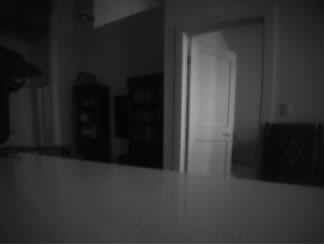
#> input picture real_flight/aideck_logs/packet_test_20260516_084711/frame_001.jpg, 324 x 244 px
$ python marker_detector.py aideck_logs/packet_test_20260516_084711/frame_001.jpg
#> lines starting #> are read from the running program, lines starting #| are printed output that depends on the picture; after the words box and inside, x2 and y2 are one past the last pixel; in counts of white or black regions, pixels touching at a corner belong together
#> in main, gray is the input picture: shape (244, 324); min 3, max 164, mean 49.6
"""Marker detector for the vision-hover "rise-to-level + distance-hold" task.

Detects a plain high-contrast square marker (e.g. a 1x1 inch black square
drawn on white paper) in a grayscale camera frame, via classical CV
(threshold -> contour -> bounding box). No fiducial library, no learned
model -- this is the "teacher" that self-labels captured frames; see
VISION_HOVER_PLAN.md's "Simplified first task" section.

Output is two numbers, matching the task's reduced control problem:
  - vertical_offset_px: marker center's vertical distance from frame center
    (negative = marker above center = drone should rise; positive = below)
  - size_px: the marker's apparent size in pixels (sqrt of bbox area),
    a proxy for distance -- see distance calibration (step 2, Windows-side)
    for the size <-> real-distance mapping.

Usage:
    python3 marker_detector.py --self-test
    python3 marker_detector.py path/to/frame.png
"""

from __future__ import annotations

import argparse
import math
import sys
from dataclasses import dataclass
from typing import Optional

import cv2
import numpy as np


@dataclass
class MarkerDetection:
    found: bool
    center_x: float = 0.0
    center_y: float = 0.0
    vertical_offset_px: float = 0.0
    horizontal_offset_px: float = 0.0
    size_px: float = 0.0
    bbox: Optional[tuple] = None  # (x, y, w, h)


def detect_marker(
    gray: np.ndarray,
    min_area_frac: float = 0.001,
    max_area_frac: float = 0.5,
    min_squareness: float = 0.6,
) -> MarkerDetection:
    """Detect a single high-contrast square marker in a grayscale frame.

    min_squareness: bbox aspect ratio must be within
        [min_squareness, 1/min_squareness] to be considered "square enough".
    """
#> called with min_area_frac = 0.001, max_area_frac = 0.5, min_squareness = 0.6
    if gray.ndim != 2:
        raise ValueError("expected a single-channel grayscale image")

    h, w = gray.shape
#> h = 244; w = 324
    frame_area = h * w
#> frame_area = 79056
    min_area = min_area_frac * frame_area
#> min_area = 79.06
    max_area = max_area_frac * frame_area
#> max_area = 39528

    # Otsu threshold picks the split point automatically; marker is the
    # darker region on a lighter background (or vice versa), so try both
    # polarities and take whichever yields a better candidate.
    _, thresh_dark = cv2.threshold(gray, 0, 255, cv2.THRESH_BINARY_INV + cv2.THRESH_OTSU)
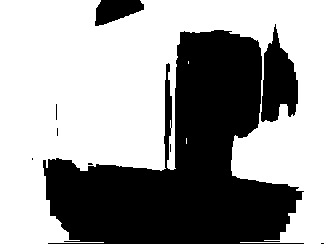
#> thresh_dark: shape (244, 324); 60.1% white; 9 black regions (6 under 20 px), largest, box (x1, y1, x2, y2) and area: (43, 30, 304, 244) 28417, (261, 24, 298, 122) 2240, (95, 0, 144, 26) 853
    _, thresh_light = cv2.threshold(gray, 0, 255, cv2.THRESH_BINARY + cv2.THRESH_OTSU)

    best: Optional[MarkerDetection] = None
    best_area = 0.0

    for thresh in (thresh_dark, thresh_light):
        contours, _ = cv2.findContours(thresh, cv2.RETR_EXTERNAL, cv2.CHAIN_APPROX_SIMPLE)
        for c in contours:
            area = cv2.contourArea(c)
            if area < min_area or area > max_area:
                continue
            x, y, bw, bh = cv2.boundingRect(c)
            if bw == 0 or bh == 0:
                continue
            aspect = bw / bh
            squareness = min(aspect, 1.0 / aspect)
            if squareness < min_squareness:
                continue
            if area <= best_area:
                continue
            best_area = area
            cx = x + bw / 2.0
            cy = y + bh / 2.0
            best = MarkerDetection(
                found=True,
                center_x=cx,
                center_y=cy,
                vertical_offset_px=cy - h / 2.0,
                horizontal_offset_px=cx - w / 2.0,
                size_px=math.sqrt(bw * bh),
                bbox=(x, y, bw, bh),
            )
#> this loop made 2 passes

    return best if best is not None else MarkerDetection(found=False)


# [82 lines left out: functions _make_synthetic_frame, _self_test, not called in this run]


def main() -> int:
    parser = argparse.ArgumentParser(description=__doc__)
    parser.add_argument("image", nargs="?", help="path to a grayscale frame")
    parser.add_argument("--self-test", action="store_true", help="run the synthetic self-test")
    args = parser.parse_args()

    if args.self_test or not args.image:
        ok = _self_test()
        print("\nSELF-TEST:", "PASS" if ok else "FAIL")
        return 0 if ok else 1

    gray = cv2.imread(args.image, cv2.IMREAD_GRAYSCALE)
    if gray is None:
        print(f"Could not read image: {args.image}", file=sys.stderr)
        return 1

    det = detect_marker(gray)
    if not det.found:
        print("Marker not found")
        return 1

    print(f"found=True bbox={det.bbox}")
#| found=True bbox=(43, 30, 261, 214)
    print(f"center=({det.center_x:.1f}, {det.center_y:.1f})")
#| center=(173.5, 137.0)
    print(f"vertical_offset_px={det.vertical_offset_px:+.2f}")
#| vertical_offset_px=+15.00
    print(f"horizontal_offset_px={det.horizontal_offset_px:+.2f}")
#| horizontal_offset_px=+11.50
    print(f"size_px={det.size_px:.2f}")
#| size_px=236.33
    return 0


if __name__ == "__main__":
    raise SystemExit(main())
#> (the program exits here)
